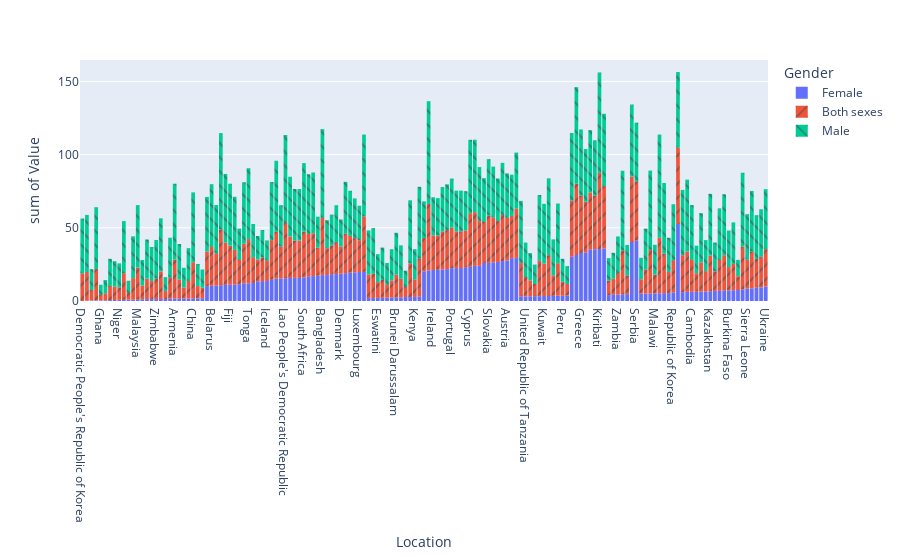

The cell this chart's notebook holds for it:
### Code cell
fig = px.histogram(tobacco_use_ww_df[tobacco_use_ww_df['Year'] == 2018], x="Location", y="Value", color="Gender", pattern_shape="Gender")
fig.show()

### Figure 1 — Plotly figure (JSON) as saved in the notebook; plotly's stock layout.template omitted (floating-point values rounded to 4 significant figures; data arrays with more than 128 entries replaced by an {"elided": "..."} marker saying what was removed)
{"data": [{"alignmentgroup": "True", "bingroup": "x", "histfunc": "sum", "hovertemplate": "Gender=Female<br>Location=%{x}<br>sum of Value=%{y}<extra></extra>", "legendgroup": "Female", "marker": {"color": "#636efa", "pattern": {"shape": ""}}, "name": "Female", "offsetgroup": "Female", "orientation": "v", "showlegend": true, "type": "histogram", "x": {"elided": "149 str values"}, "xaxis": "x", "y": {"elided": "149 float values"}, "yaxis": "y"}, {"alignmentgroup": "True", "bingroup": "x", "histfunc": "sum", "hovertemplate": "Gender=Both sexes<br>Location=%{x}<br>sum of Value=%{y}<extra></extra>", "legendgroup": "Both sexes", "marker": {"color": "#EF553B", "pattern": {"shape": "/"}}, "name": "Both sexes", "offsetgroup": "Both sexes", "orientation": "v", "showlegend": true, "type": "histogram", "x": {"elided": "149 str values"}, "xaxis": "x", "y": {"elided": "149 float values"}, "yaxis": "y"}, {"alignmentgroup": "True", "bingroup": "x", "histfunc": "sum", "hovertemplate": "Gender=Male<br>Location=%{x}<br>sum of Value=%{y}<extra></extra>", "legendgroup": "Male", "marker": {"color": "#00cc96", "pattern": {"shape": "\\"}}, "name": "Male", "offsetgroup": "Male", "orientation": "v", "showlegend": true, "type": "histogram", "x": {"elided": "149 str values"}, "xaxis": "x", "y": {"elided": "149 float values"}, "yaxis": "y"}], "layout": {"barmode": "relative", "legend": {"title": {"text": "Gender"}, "tracegroupgap": 0}, "margin": {"t": 60}, "xaxis": {"anchor": "y", "domain": [0, 1], "title": {"text": "Location"}}, "yaxis": {"anchor": "x", "domain": [0, 1], "title": {"text": "sum of Value"}}}}
